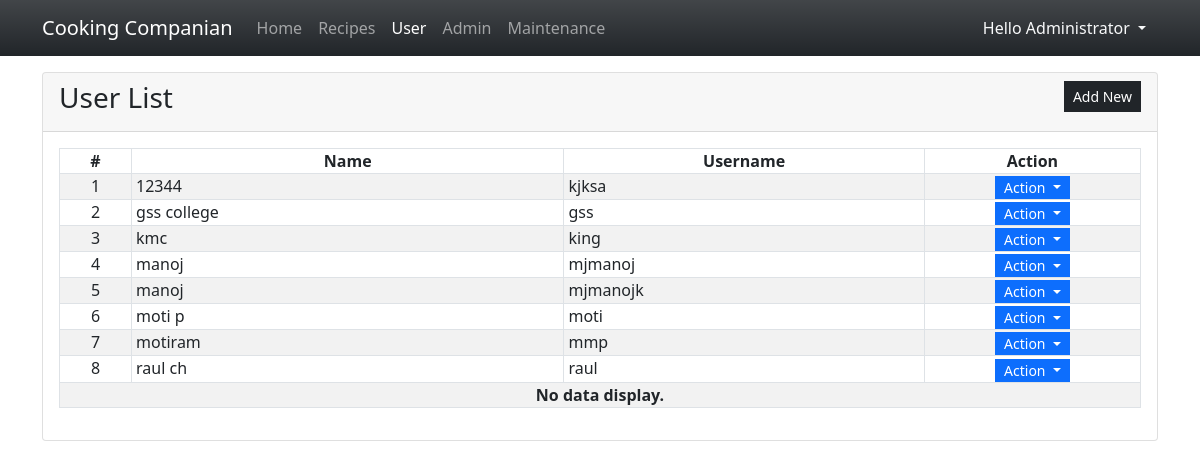
/admin/?page=users (signed in), run on the app's committed database.
### tables this page shows
CREATE TABLE `user_list` (
            `user_id` INTEGER NOT NULL PRIMARY KEY AUTOINCREMENT,
            `fullname` INTEGER NOT NULL,
            `username` TEXT NOT NULL,
            `password` TEXT NOT NULL,
            `status` INTEGER NOT NULL Default 1,
            `date_created` TIMESTAMP DEFAULT CURRENT_TIMESTAMP
        );

### admin/users.php (the view, shortened to what this page needs)
<div class="card">
    <div class="card-header d-flex justify-content-between">
        <h3 class="card-title">User List</h3>
        <div class="card-tools align-middle">
            <button class="btn btn-dark btn-sm py-1 rounded-0" type="button" id="create_new">Add New</button>
        </div>
    </div>
    <div class="card-body">
        <table class="table table-hover table-striped table-bordered">
            <colgroup>
                <col width="5%">
                <col width="30%">
                <col width="25%">
                <col width="15%">
            </colgroup>
            <thead>
                <tr>
                    <th class="text-center p-0">#</th>
                    <th class="text-center p-0">Name</th>
                    <th class="text-center p-0">Username</th>
                    <th class="text-center p-0">Action</th>
                </tr>
            </thead>
            <tbody>
                <?php
                $sql = "SELECT * FROM `user_list` where user_id != 1 order by `fullname` asc";
                $qry = $conn->query($sql);
                $i = 1;
                    while($row = $qry->fetchArray()):
                ?>
                <tr>
                    <td class="text-center p-0"><?php echo $i++; ?></td>
                    <td class="py-0 px-1"><?php echo $row['fullname'] ?></td>
                    <td class="py-0 px-1"><?php echo $row['username'] ?></td>
                    <th class="text-center py-0 px-1">
                        <div class="btn-group" role="group">
                            <button id="btnGroupDrop1" type="button" class="btn btn-primary dropdown-toggle btn-sm rounded-0 py-0" data-bs-toggle="dropdown" aria-expanded="false">
                            Action
                            </button>
                        </div>
                    </th>
                </tr>
                <?php endwhile; ?>
                <?php if(!$qry->fetchArray()): ?>
                    <tr>
                        <th class="text-center p-0" colspan="5">No data display.</th>
                    </tr>
                <?php endif; ?>
            </tbody>
        </table>
    </div>
</div>

### admin/index.php (style rules this page uses)
:root { --bs-success-rgb:71, 222, 152 !important; }
html,body { height:100%; width:100%; }

### data on the page
user_list: fullname "12344", username "kjksa"
user_list: fullname "gss college", username "gss"
user_list: fullname "kmc", username "king"
user_list: fullname "manoj", username "mjmanoj"
user_list: fullname "manoj", username "mjmanojk"
user_list: fullname "moti p", username "moti"
user_list: fullname "motiram", username "mmp"
user_list: fullname "raul ch", username "raul"

### other printed values
$_SESSION['fullname'] "Administrator"
